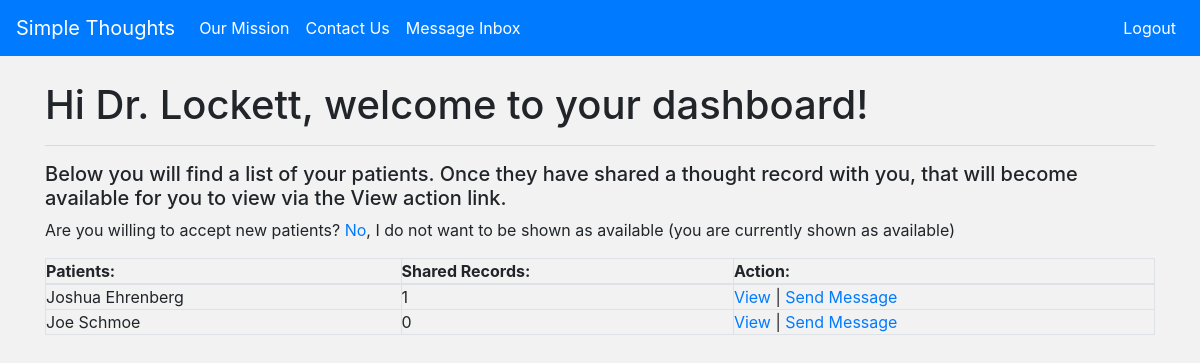
The page /therapist_dashboard (signed in) on the database its author committed.
### STR_app/models.py (models this page shows)
class Therapist(models.Model):
    title = models.CharField(max_length=60)
    first_name = models.CharField(max_length=60)
    last_name = models.CharField(max_length=60)
    practice_name = models.CharField(max_length=255)
    location = models.CharField(max_length=255)
    gender = models.CharField(max_length=10)
    accept_new_patients = models.BooleanField(default=False)
    email = models.CharField(max_length=255)
    password = models.CharField(max_length=255)
    created_at = models.DateTimeField(auto_now_add = True)
    updated_at = models.DateTimeField(auto_now = True)
    objects = TherapistManager()

class Patient(models.Model):
    first_name = models.CharField(max_length=60)
    last_name = models.CharField(max_length=60)
    email = models.CharField(max_length=255)
    password = models.CharField(max_length=255)
    therapist = models.ForeignKey(Therapist, related_name='patients', on_delete=models.CASCADE)
    created_at = models.DateTimeField(auto_now_add = True)
    updated_at = models.DateTimeField(auto_now = True)
    objects = PatientManager()

### STR_app/views.py (the view)
# urls.py: path('therapist_dashboard', views.therapist_dashboard),
def therapist_dashboard(request):
    if 'therapist_id' not in request.session:
        return redirect('/')
    this_therapist = Therapist.objects.filter(id=request.session['therapist_id'])
    num_shared={}
    for patient in this_therapist[0].patients.all():
        num_shared[patient.id] = patient.records.filter(share_record=True).count()
    context = {
        'Therapist': Therapist.objects.get(id=request.session['therapist_id']),
        'therapist_patients': this_therapist[0].patients.all(),
        'num_shared': num_shared
    }
    return render(request, 'therapist_dashboard.html', context)

### STR_app/templates/therapist_dashboard.html (shortened to what this page needs)
<!DOCTYPE html>
<html lang="en">
<head>
    <link href="https://stackpath.bootstrapcdn.com/bootstrap/4.5.0/css/bootstrap.min.css" rel="stylesheet">
    {% load static %}
    <link rel="stylesheet" href="{% static 'style/css/style.css' %}">
</head>
<body>
    <nav class="navbar navbar-expand-lg navbar-dark bg-primary">
        <a class="navbar-brand" href="/">Simple Thoughts</a>
        <div class="collapse navbar-collapse" id="navbarNav">
            <ul class="navbar-nav">
                <li class="nav-item active">
                    <a class="nav-link" href="/our_mission">Our Mission <span class="sr-only">(current)</span></a>
                </li>
                <li class="nav-item active">
                    <a class="nav-link" href="/contact">Contact Us</a>
                </li>
                <li class="nav-item active">
                    <a class="nav-link" href="/therapist_mailbox">Message Inbox</a>
                </li>
            </ul>
            <ul class="navbar-nav ml-auto">
                <li class="nav-item active">
                    <a class="nav-link" href="/logout">Logout</a>
                </li>
            </ul>
        </div>
    </nav>
    <div class="container">
        <div class="header">
            <h1 id="t_dash_h1">Hi  {{ Therapist.title }} {{ Therapist.last_name }}, welcome to your dashboard!</h1>
            <hr>
            <h5>Below you will find a list of your patients. Once they have shared a thought record with you, that will become available for you to view via the View action link.</h5>
        </div>
        <div class="discoverable">
            <p>Are you willing to accept new patients?
            {% if Therapist.accept_new_patients == True %}
            <a href="discover_no/{{ Therapist.id }}">No</a>, I do not want to be shown as available (you are currently shown as available)</p>
            {% endif %}
        </div>
        <div class="patient_list">
            <table class="table-bordered" style="width:100%">
                <thead>
                    <tr>
                        <th>Patients:</th>
                        <th>Shared Records:</th>
                        <th>Action:</th>
                    </tr>
                </thead>
                <tbody>
                    {% for patient in therapist_patients %}
                    <tr>
                        <td>{{ patient.first_name }} {{ patient.last_name }}</td>
                        <td>{% for key, value in num_shared.items %}
                            {% if patient.id == key %}
                            {{ value }}
                            {% endif %}
                            {% endfor %}</td>
                        <td><a href="/view/{{patient.id}}">View</a> | <a href="/therapist_new_message">Send Message</a></td>
                    </tr>
                    {% endfor %}
                </tbody>
            </table>
        </div>
    </div>
</body>
</html>

### STR_app/static/style/css/style.css (style rules this page uses)
* { padding: 0px; margin: 0px; }
body { background-color: #f2f2f2; }
#t_dash_h1 { margin-top: 25px; }

### rows shown on the page
Therapist: title "Dr.", last_name "Lockett"
Patient: first_name "Joshua", last_name "Ehrenberg", num_shared "1"
Patient: first_name "Joe", last_name "Schmoe", num_shared "0"
